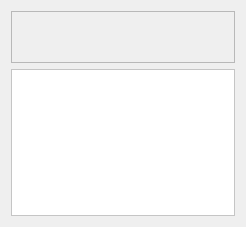
<ui version="4.0" >
 <class>KisPainterlyMixer</class>
 <widget class="QWidget" name="KisPainterlyMixer" >
  <property name="geometry" >
   <rect>
    <x>0</x>
    <y>0</y>
    <width>246</width>
    <height>227</height>
   </rect>
  </property>
  <property name="windowTitle" >
   <string>Form</string>
  </property>
  <layout class="QGridLayout" >
   <item row="0" column="0" colspan="3" >
    <widget class="QFrame" name="m_spotsFrame" >
     <property name="sizePolicy" >
      <sizepolicy vsizetype="Maximum" hsizetype="Preferred" >
       <horstretch>0</horstretch>
       <verstretch>0</verstretch>
      </sizepolicy>
     </property>
     <property name="maximumSize" >
      <size>
       <width>16777215</width>
       <height>52</height>
      </size>
     </property>
     <property name="frameShape" >
      <enum>QFrame::StyledPanel</enum>
     </property>
     <property name="frameShadow" >
      <enum>QFrame::Plain</enum>
     </property>
    </widget>
   </item>
   <item rowspan="2" row="1" column="0" colspan="3" >
    <widget class="MixerCanvas" name="m_canvas" >
     <property name="palette" >
      <palette>
       <active>
        <colorrole role="WindowText" >
         <brush brushstyle="SolidPattern" >
          <color alpha="255" >
           <red>0</red>
           <green>0</green>
           <blue>0</blue>
          </color>
         </brush>
        </colorrole>
        <colorrole role="Button" >
         <brush brushstyle="SolidPattern" >
          <color alpha="255" >
           <red>255</red>
           <green>255</green>
           <blue>255</blue>
          </color>
         </brush>
        </colorrole>
        <colorrole role="Dark" >
         <brush brushstyle="SolidPattern" >
          <color alpha="255" >
           <red>127</red>
           <green>127</green>
           <blue>127</blue>
          </color>
         </brush>
        </colorrole>
        <colorrole role="Mid" >
         <brush brushstyle="SolidPattern" >
          <color alpha="255" >
           <red>170</red>
           <green>170</green>
           <blue>170</blue>
          </color>
         </brush>
        </colorrole>
        <colorrole role="Text" >
         <brush brushstyle="SolidPattern" >
          <color alpha="255" >
           <red>0</red>
           <green>0</green>
           <blue>0</blue>
          </color>
         </brush>
        </colorrole>
        <colorrole role="ButtonText" >
         <brush brushstyle="SolidPattern" >
          <color alpha="255" >
           <red>0</red>
           <green>0</green>
           <blue>0</blue>
          </color>
         </brush>
        </colorrole>
        <colorrole role="Base" >
         <brush brushstyle="SolidPattern" >
          <color alpha="255" >
           <red>255</red>
           <green>255</green>
           <blue>255</blue>
          </color>
         </brush>
        </colorrole>
        <colorrole role="Window" >
         <brush brushstyle="SolidPattern" >
          <color alpha="255" >
           <red>255</red>
           <green>255</green>
           <blue>255</blue>
          </color>
         </brush>
        </colorrole>
        <colorrole role="AlternateBase" >
         <brush brushstyle="SolidPattern" >
          <color alpha="255" >
           <red>255</red>
           <green>255</green>
           <blue>255</blue>
          </color>
         </brush>
        </colorrole>
       </active>
       <inactive>
        <colorrole role="WindowText" >
         <brush brushstyle="SolidPattern" >
          <color alpha="255" >
           <red>0</red>
           <green>0</green>
           <blue>0</blue>
          </color>
         </brush>
        </colorrole>
        <colorrole role="Button" >
         <brush brushstyle="SolidPattern" >
          <color alpha="255" >
           <red>255</red>
           <green>255</green>
           <blue>255</blue>
          </color>
         </brush>
        </colorrole>
        <colorrole role="Dark" >
         <brush brushstyle="SolidPattern" >
          <color alpha="255" >
           <red>127</red>
           <green>127</green>
           <blue>127</blue>
          </color>
         </brush>
        </colorrole>
        <colorrole role="Mid" >
         <brush brushstyle="SolidPattern" >
          <color alpha="255" >
           <red>170</red>
           <green>170</green>
           <blue>170</blue>
          </color>
         </brush>
        </colorrole>
        <colorrole role="Text" >
         <brush brushstyle="SolidPattern" >
          <color alpha="255" >
           <red>0</red>
           <green>0</green>
           <blue>0</blue>
          </color>
         </brush>
        </colorrole>
        <colorrole role="ButtonText" >
         <brush brushstyle="SolidPattern" >
          <color alpha="255" >
           <red>0</red>
           <green>0</green>
           <blue>0</blue>
          </color>
         </brush>
        </colorrole>
        <colorrole role="Base" >
         <brush brushstyle="SolidPattern" >
          <color alpha="255" >
           <red>255</red>
           <green>255</green>
           <blue>255</blue>
          </color>
         </brush>
        </colorrole>
        <colorrole role="Window" >
         <brush brushstyle="SolidPattern" >
          <color alpha="255" >
           <red>255</red>
           <green>255</green>
           <blue>255</blue>
          </color>
         </brush>
        </colorrole>
        <colorrole role="AlternateBase" >
         <brush brushstyle="SolidPattern" >
          <color alpha="255" >
           <red>255</red>
           <green>255</green>
           <blue>255</blue>
          </color>
         </brush>
        </colorrole>
       </inactive>
       <disabled>
        <colorrole role="WindowText" >
         <brush brushstyle="SolidPattern" >
          <color alpha="255" >
           <red>127</red>
           <green>127</green>
           <blue>127</blue>
          </color>
         </brush>
        </colorrole>
        <colorrole role="Button" >
         <brush brushstyle="SolidPattern" >
          <color alpha="255" >
           <red>255</red>
           <green>255</green>
           <blue>255</blue>
          </color>
         </brush>
        </colorrole>
        <colorrole role="Dark" >
         <brush brushstyle="SolidPattern" >
          <color alpha="255" >
           <red>127</red>
           <green>127</green>
           <blue>127</blue>
          </color>
         </brush>
        </colorrole>
        <colorrole role="Mid" >
         <brush brushstyle="SolidPattern" >
          <color alpha="255" >
           <red>170</red>
           <green>170</green>
           <blue>170</blue>
          </color>
         </brush>
        </colorrole>
        <colorrole role="Text" >
         <brush brushstyle="SolidPattern" >
          <color alpha="255" >
           <red>127</red>
           <green>127</green>
           <blue>127</blue>
          </color>
         </brush>
        </colorrole>
        <colorrole role="ButtonText" >
         <brush brushstyle="SolidPattern" >
          <color alpha="255" >
           <red>127</red>
           <green>127</green>
           <blue>127</blue>
          </color>
         </brush>
        </colorrole>
        <colorrole role="Base" >
         <brush brushstyle="SolidPattern" >
          <color alpha="255" >
           <red>255</red>
           <green>255</green>
           <blue>255</blue>
          </color>
         </brush>
        </colorrole>
        <colorrole role="Window" >
         <brush brushstyle="SolidPattern" >
          <color alpha="255" >
           <red>255</red>
           <green>255</green>
           <blue>255</blue>
          </color>
         </brush>
        </colorrole>
        <colorrole role="AlternateBase" >
         <brush brushstyle="SolidPattern" >
          <color alpha="255" >
           <red>255</red>
           <green>255</green>
           <blue>255</blue>
          </color>
         </brush>
        </colorrole>
       </disabled>
      </palette>
     </property>
     <property name="autoFillBackground" >
      <bool>true</bool>
     </property>
     <property name="frameShape" >
      <enum>QFrame::StyledPanel</enum>
     </property>
     <property name="frameShadow" >
      <enum>QFrame::Sunken</enum>
     </property>
    </widget>
   </item>
  </layout>
 </widget>
 <customwidgets>
  <customwidget>
   <class>MixerCanvas</class>
   <extends>QFrame</extends>
   <header>mixercore.h</header>
   <container>1</container>
  </customwidget>
 </customwidgets>
 <resources/>
 <connections/>
</ui>
